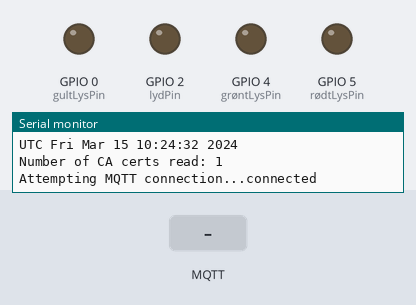
This sketch was run on a simulated ESP8266 (NodeMCU). On the bench: output pins drawn as LEDs (lit = HIGH), the last lines printed to the serial monitor. The inputs (shaded band) are chosen by the test bench. WiFi joins after 1.5 s; servers stay silent unless stated; the local clock reads 2024-03-15 10:24:30 at power-on unless the sketch sets it; storage starts empty; no MQTT or app messages arrive unless stated.

Above: at 3.8 s.
3.9 s: MQTT message "R" arrives on the first subscribed topic
At 4.9 s:
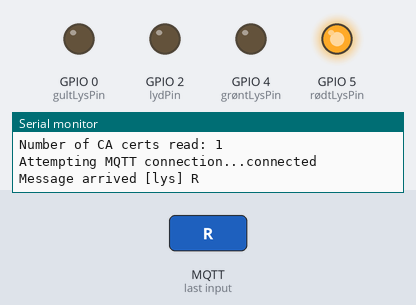
5.4 s: MQTT message "G" arrives on the first subscribed topic
At 6.1 s:
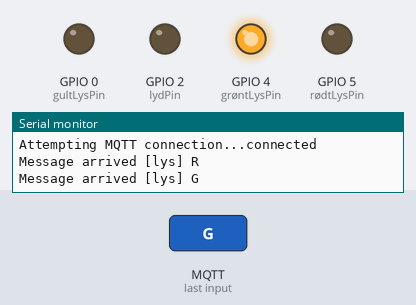
6.9 s: MQTT message "Y" arrives on the first subscribed topic
At 7.2 s:
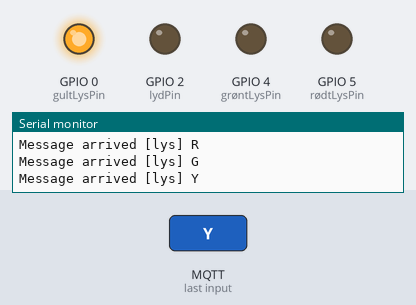
8.4 s: MQTT message "1" arrives on the second subscribed topic
At 8.8 s:
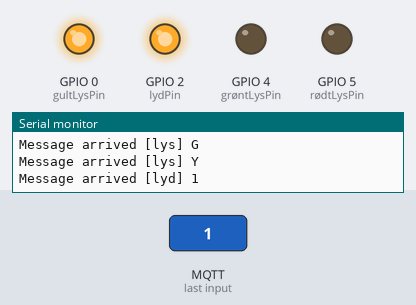
Timing chart, 0 to 11.4 s (numbered marks = the images above; inputs shaded):
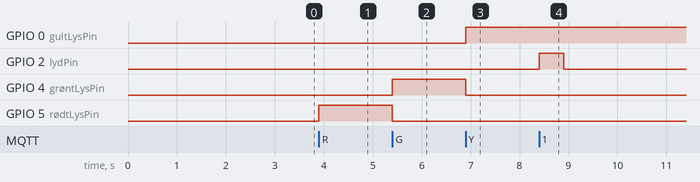

The sketch:

hivemqcloud.ino
```cpp
#include <ESP8266WiFi.h>
#include <PubSubClient.h>
#include <time.h>
#include <TZ.h>
#include <FS.h>
#include <LittleFS.h>
#include <CertStoreBearSSL.h>
#include "config.h"

const int rødtLysPin = 5;
const int grøntLysPin = 4;
const int gultLysPin = 0;
const int lydPin = 2;

BearSSL::CertStore certStore;

WiFiClientSecure espClient;
PubSubClient * client;
unsigned long lastMsg = 0;
#define MSG_BUFFER_SIZE (500)
char msg[MSG_BUFFER_SIZE];
int value = 0;

void setup_wifi() {
  delay(10);
  Serial.println();
  Serial.print("Connecting to ");
  Serial.println(ssid);

  WiFi.mode(WIFI_STA);
  WiFi.begin(ssid, password);

  while (WiFi.status() != WL_CONNECTED) {
    delay(500);
    Serial.print(".");
  }

  randomSeed(micros());

  Serial.println("");
  Serial.println("WiFi connected");
  Serial.println("IP address: ");
  Serial.println(WiFi.localIP());
}

void setDateTime() {

  configTime(TZ_Europe_Berlin, "pool.ntp.org", "time.nist.gov");

  Serial.print("Waiting for NTP time sync: ");
  time_t now = time(nullptr);
  while (now < 8 * 3600 * 2) {
    delay(100);
    Serial.print(".");
    now = time(nullptr);
  }
  Serial.println();

  struct tm timeinfo;
  gmtime_r(&now, &timeinfo);
  Serial.printf("%s %s", tzname[0], asctime(&timeinfo));
}

void controlLys(const char* payload, unsigned int length) {
  // Slukk alle lys først
  digitalWrite(rødtLysPin, LOW);
  digitalWrite(grøntLysPin, LOW);
  digitalWrite(gultLysPin, LOW);

  for (unsigned int i = 0; i < length; i++) {
    if (payload[i] == 'R') {
      digitalWrite(rødtLysPin, HIGH);
    } else if (payload[i] == 'G') {
      digitalWrite(grøntLysPin, HIGH);
    } else if (payload[i] == 'Y') {
      digitalWrite(gultLysPin, HIGH);
    } else if (payload[i] == 'X') {
      // Slukk alle lys
      digitalWrite(rødtLysPin, LOW);
      digitalWrite(grøntLysPin, LOW);
      digitalWrite(gultLysPin, LOW);
      break;
    }
  }
}

void callback(char* topic, byte* payload, unsigned int length) {
  Serial.print("Message arrived [");
  Serial.print(topic);
  Serial.print("] ");
  for (unsigned int i = 0; i < length; i++) {
    Serial.print((char)payload[i]);
  }
  Serial.println();

  if (strcmp(topic, "lys") == 0) {
    controlLys((const char*)payload, length);
  } else if (strcmp(topic, "lyd") == 0) {
    if ((char)payload[0] == '1') {
      digitalWrite(lydPin, HIGH);
      delay(500);
      digitalWrite(lydPin, LOW);
    } else {
      digitalWrite(lydPin, LOW);
    }
  }
}

void reconnect() {
  // Loop until we’re reconnected
  while (!client->connected()) {
    Serial.print("Attempting MQTT connection...");
    String clientId = "ESP8266Client - MyClient";
    // Attempt to connect
    if (client->connect(clientId.c_str(), mqtt_username, mqtt_password)) {
      Serial.println("connected");
      client->subscribe("lys");
      client->subscribe("lyd");
    } else {
      Serial.print("failed, rc = ");
      Serial.print(client->state());
      Serial.println(" try again in 5 seconds");
      // Wait 5 seconds before retrying
      delay(5000);
    }
  }
}

void setup() {
  delay(500);
  Serial.begin(9600);
  delay(500);

  LittleFS.begin();
  setup_wifi();
  setDateTime();

  pinMode(rødtLysPin, OUTPUT);
  pinMode(grøntLysPin, OUTPUT);
  pinMode(gultLysPin, OUTPUT);
  pinMode(lydPin, OUTPUT);

  int numCerts = certStore.initCertStore(LittleFS, PSTR("/certs.idx"), PSTR("/certs.ar"));
  Serial.printf("Number of CA certs read: %d\n", numCerts);
  if (numCerts == 0) {
    Serial.printf("No certs found. Did you run certs-from-mozilla.py and upload the LittleFS directory before running?\n");
    return;
  }

  BearSSL::WiFiClientSecure *bear = new BearSSL::WiFiClientSecure();
  bear->setCertStore(&certStore);

  client = new PubSubClient(*bear);

  client->setServer(mqtt_server, 8883);
  client->setCallback(callback);
}

void loop() {
  if (!client->connected()) {
    reconnect();
  }
  client->loop();

  unsigned long now = millis();
  if (now - lastMsg > 2000) {
    lastMsg = now;
    ++value;
    snprintf(msg, MSG_BUFFER_SIZE, "hello world #%ld", value);
    // client->publish("testTopic", msg); // Uncomment to publish test messages
  }
}
```

config.h
```cpp
#ifndef CONFIG_H
#define CONFIG_H

const char* ssid = "ssid";
const char* password = "password";
const char* mqtt_server = "xxxxxxxxxxxxxxxxxx.s1.eu.hivemq.cloud";
const char* mqtt_username = "client_username";
const char* mqtt_password = "client_password";

#endif
```

Measured:
- after the input at 3.9 s, GPIO 5 (rødtLysPin): LOW → HIGH at once
- after the input at 5.4 s, GPIO 4 (grøntLysPin): LOW → HIGH at once; GPIO 5 (rødtLysPin): HIGH → LOW at once
- after the input at 6.9 s, GPIO 0 (gultLysPin): LOW → HIGH at once; GPIO 4 (grøntLysPin): HIGH → LOW at once
- after the input at 8.4 s, GPIO 2 (lydPin): LOW → HIGH at once, → LOW 0.50 s later
